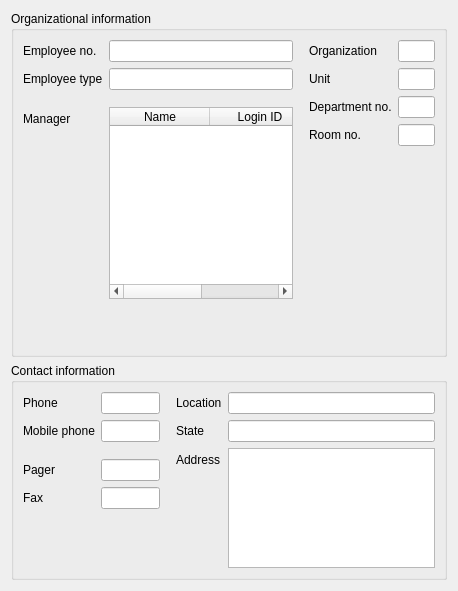
<?xml version="1.0" encoding="UTF-8"?>
<ui version="4.0">
 <class>Organizational</class>
 <widget class="QWidget" name="Organizational">
  <property name="geometry">
   <rect>
    <x>0</x>
    <y>0</y>
    <width>458</width>
    <height>428</height>
   </rect>
  </property>
  <property name="windowTitle">
   <string>Organizational</string>
  </property>
  <property name="windowIcon">
   <iconset>
    <normaloff>:/images/orga.png</normaloff>:/images/orga.png</iconset>
  </property>
  <layout class="QGridLayout" name="gridLayout_3">
   <item row="1" column="0">
    <widget class="QGroupBox" name="groupBox">
     <property name="sizePolicy">
      <sizepolicy hsizetype="Preferred" vsizetype="MinimumExpanding">
       <horstretch>0</horstretch>
       <verstretch>0</verstretch>
      </sizepolicy>
     </property>
     <property name="title">
      <string>Contact information</string>
     </property>
     <layout class="QGridLayout" name="gridLayout">
      <item row="0" column="0">
       <layout class="QFormLayout" name="formLayout">
        <property name="labelAlignment">
         <set>Qt::AlignLeading|Qt::AlignLeft|Qt::AlignTop</set>
        </property>
        <item row="0" column="0">
         <widget class="QLabel" name="telephoneNumberLabel">
          <property name="text">
           <string>Phone</string>
          </property>
          <property name="buddy">
           <cstring>telephoneNumberEdit</cstring>
          </property>
         </widget>
        </item>
        <item row="0" column="1">
         <widget class="QLineEdit" name="telephoneNumberEdit"/>
        </item>
        <item row="1" column="0">
         <widget class="QLabel" name="mobileLabel">
          <property name="text">
           <string>Mobile phone</string>
          </property>
          <property name="buddy">
           <cstring>mobileEdit</cstring>
          </property>
         </widget>
        </item>
        <item row="1" column="1">
         <widget class="QLineEdit" name="mobileEdit"/>
        </item>
        <item row="2" column="1">
         <spacer name="verticalSpacer">
          <property name="orientation">
           <enum>Qt::Vertical</enum>
          </property>
          <property name="sizeType">
           <enum>QSizePolicy::Minimum</enum>
          </property>
          <property name="sizeHint" stdset="0">
           <size>
            <width>20</width>
            <height>5</height>
           </size>
          </property>
         </spacer>
        </item>
        <item row="3" column="0">
         <widget class="QLabel" name="pagerLabel">
          <property name="text">
           <string>Pager</string>
          </property>
          <property name="buddy">
           <cstring>pagerEdit</cstring>
          </property>
         </widget>
        </item>
        <item row="3" column="1">
         <widget class="QLineEdit" name="pagerEdit"/>
        </item>
        <item row="4" column="0">
         <widget class="QLabel" name="label_3">
          <property name="text">
           <string>Fax</string>
          </property>
          <property name="buddy">
           <cstring>facsimileTelephoneNumberEdit</cstring>
          </property>
         </widget>
        </item>
        <item row="4" column="1">
         <widget class="QLineEdit" name="facsimileTelephoneNumberEdit"/>
        </item>
        <item row="5" column="0">
         <spacer name="verticalSpacer_3">
          <property name="orientation">
           <enum>Qt::Vertical</enum>
          </property>
          <property name="sizeHint" stdset="0">
           <size>
            <width>20</width>
            <height>40</height>
           </size>
          </property>
         </spacer>
        </item>
       </layout>
      </item>
      <item row="0" column="1">
       <spacer name="horizontalSpacer_5">
        <property name="orientation">
         <enum>Qt::Horizontal</enum>
        </property>
        <property name="sizeType">
         <enum>QSizePolicy::Fixed</enum>
        </property>
        <property name="sizeHint" stdset="0">
         <size>
          <width>10</width>
          <height>20</height>
         </size>
        </property>
       </spacer>
      </item>
      <item row="0" column="2">
       <layout class="QFormLayout" name="formLayout_2">
        <property name="labelAlignment">
         <set>Qt::AlignLeading|Qt::AlignLeft|Qt::AlignTop</set>
        </property>
        <item row="0" column="0">
         <widget class="QLabel" name="lLabel">
          <property name="text">
           <string>Location</string>
          </property>
          <property name="buddy">
           <cstring>lEdit</cstring>
          </property>
         </widget>
        </item>
        <item row="0" column="1">
         <widget class="QLineEdit" name="lEdit"/>
        </item>
        <item row="1" column="0">
         <widget class="QLabel" name="stLabel">
          <property name="text">
           <string>State</string>
          </property>
          <property name="buddy">
           <cstring>stEdit</cstring>
          </property>
         </widget>
        </item>
        <item row="1" column="1">
         <widget class="QLineEdit" name="stEdit"/>
        </item>
        <item row="2" column="0">
         <widget class="QLabel" name="postalAddressLabel">
          <property name="text">
           <string>Address</string>
          </property>
          <property name="buddy">
           <cstring>postalAddressEdit</cstring>
          </property>
         </widget>
        </item>
        <item row="2" column="1">
         <widget class="QPlainTextEdit" name="postalAddressEdit">
          <property name="minimumSize">
           <size>
            <width>0</width>
            <height>60</height>
           </size>
          </property>
          <property name="maximumSize">
           <size>
            <width>16777215</width>
            <height>120</height>
           </size>
          </property>
         </widget>
        </item>
       </layout>
      </item>
     </layout>
    </widget>
   </item>
   <item row="0" column="0">
    <widget class="QGroupBox" name="groupBox_2">
     <property name="sizePolicy">
      <sizepolicy hsizetype="Preferred" vsizetype="MinimumExpanding">
       <horstretch>0</horstretch>
       <verstretch>0</verstretch>
      </sizepolicy>
     </property>
     <property name="title">
      <string>Organizational information</string>
     </property>
     <layout class="QGridLayout" name="gridLayout_2">
      <item row="0" column="0">
       <layout class="QFormLayout" name="formLayout_3">
        <property name="labelAlignment">
         <set>Qt::AlignLeading|Qt::AlignLeft|Qt::AlignTop</set>
        </property>
        <item row="0" column="0">
         <widget class="QLabel" name="employeeNumberLabel">
          <property name="text">
           <string>Employee no.</string>
          </property>
          <property name="buddy">
           <cstring>employeeNumberEdit</cstring>
          </property>
         </widget>
        </item>
        <item row="0" column="1">
         <widget class="QLineEdit" name="employeeNumberEdit"/>
        </item>
        <item row="1" column="0">
         <widget class="QLabel" name="employeeTypeLabel">
          <property name="text">
           <string>Employee type</string>
          </property>
          <property name="buddy">
           <cstring>employeeTypeEdit</cstring>
          </property>
         </widget>
        </item>
        <item row="1" column="1">
         <widget class="QLineEdit" name="employeeTypeEdit">
          <property name="text">
           <string/>
          </property>
         </widget>
        </item>
        <item row="2" column="1">
         <spacer name="verticalSpacer_2">
          <property name="orientation">
           <enum>Qt::Vertical</enum>
          </property>
          <property name="sizeType">
           <enum>QSizePolicy::Minimum</enum>
          </property>
          <property name="sizeHint" stdset="0">
           <size>
            <width>20</width>
            <height>5</height>
           </size>
          </property>
         </spacer>
        </item>
        <item row="3" column="0">
         <widget class="QLabel" name="managerLabel">
          <property name="text">
           <string>Manager</string>
          </property>
          <property name="buddy">
           <cstring>managerEdit</cstring>
          </property>
         </widget>
        </item>
        <item row="3" column="1">
         <widget class="QTableWidget" name="managerEdit">
          <property name="editTitle" stdset="0">
           <string>Choose a manager</string>
          </property>
          <column>
           <property name="text">
            <string comment="cn">Name</string>
           </property>
          </column>
          <column>
           <property name="text">
            <string comment="uid">Login ID</string>
           </property>
          </column>
         </widget>
        </item>
        <item row="4" column="0">
         <spacer name="verticalSpacer_4">
          <property name="orientation">
           <enum>Qt::Vertical</enum>
          </property>
          <property name="sizeHint" stdset="0">
           <size>
            <width>20</width>
            <height>40</height>
           </size>
          </property>
         </spacer>
        </item>
       </layout>
      </item>
      <item row="0" column="1">
       <spacer name="horizontalSpacer_6">
        <property name="orientation">
         <enum>Qt::Horizontal</enum>
        </property>
        <property name="sizeType">
         <enum>QSizePolicy::Fixed</enum>
        </property>
        <property name="sizeHint" stdset="0">
         <size>
          <width>10</width>
          <height>20</height>
         </size>
        </property>
       </spacer>
      </item>
      <item row="0" column="2">
       <layout class="QFormLayout" name="formLayout_4">
        <property name="labelAlignment">
         <set>Qt::AlignLeading|Qt::AlignLeft|Qt::AlignTop</set>
        </property>
        <item row="0" column="0">
         <widget class="QLabel" name="oLabel">
          <property name="text">
           <string>Organization</string>
          </property>
          <property name="buddy">
           <cstring>oEdit</cstring>
          </property>
         </widget>
        </item>
        <item row="0" column="1">
         <widget class="QLineEdit" name="oEdit"/>
        </item>
        <item row="1" column="0">
         <widget class="QLabel" name="ouLabel">
          <property name="text">
           <string>Unit</string>
          </property>
          <property name="buddy">
           <cstring>ouEdit</cstring>
          </property>
         </widget>
        </item>
        <item row="1" column="1">
         <widget class="QLineEdit" name="ouEdit"/>
        </item>
        <item row="2" column="0">
         <widget class="QLabel" name="departmentNumberLabel">
          <property name="text">
           <string>Department no.</string>
          </property>
          <property name="buddy">
           <cstring>departmentNumberEdit</cstring>
          </property>
         </widget>
        </item>
        <item row="2" column="1">
         <widget class="QLineEdit" name="departmentNumberEdit"/>
        </item>
        <item row="3" column="0">
         <widget class="QLabel" name="roomNumberLabel">
          <property name="text">
           <string>Room no.</string>
          </property>
          <property name="buddy">
           <cstring>roomNumberEdit</cstring>
          </property>
         </widget>
        </item>
        <item row="3" column="1">
         <widget class="QLineEdit" name="roomNumberEdit"/>
        </item>
       </layout>
      </item>
     </layout>
    </widget>
   </item>
   <item row="2" column="0">
    <spacer name="verticalSpacer_5">
     <property name="orientation">
      <enum>Qt::Vertical</enum>
     </property>
     <property name="sizeHint" stdset="0">
      <size>
       <width>20</width>
       <height>40</height>
      </size>
     </property>
    </spacer>
   </item>
  </layout>
 </widget>
 <tabstops>
  <tabstop>employeeNumberEdit</tabstop>
  <tabstop>employeeTypeEdit</tabstop>
  <tabstop>managerEdit</tabstop>
  <tabstop>oEdit</tabstop>
  <tabstop>ouEdit</tabstop>
  <tabstop>departmentNumberEdit</tabstop>
  <tabstop>roomNumberEdit</tabstop>
  <tabstop>telephoneNumberEdit</tabstop>
  <tabstop>mobileEdit</tabstop>
  <tabstop>pagerEdit</tabstop>
  <tabstop>facsimileTelephoneNumberEdit</tabstop>
  <tabstop>lEdit</tabstop>
  <tabstop>stEdit</tabstop>
  <tabstop>postalAddressEdit</tabstop>
 </tabstops>
 <resources>
  <include location="resources/user.qrc"/>
 </resources>
 <connections>
  <connection>
   <sender>telephoneNumberEdit</sender>
   <signal>textChanged(QString)</signal>
   <receiver>Organizational</receiver>
   <slot>property_telephoneNumber()</slot>
   <hints>
    <hint type="sourcelabel">
     <x>20</x>
     <y>20</y>
    </hint>
    <hint type="destinationlabel">
     <x>20</x>
     <y>20</y>
    </hint>
   </hints>
  </connection>
  <connection>
   <sender>lEdit</sender>
   <signal>textChanged(QString)</signal>
   <receiver>Organizational</receiver>
   <slot>property_l()</slot>
   <hints>
    <hint type="sourcelabel">
     <x>20</x>
     <y>20</y>
    </hint>
    <hint type="destinationlabel">
     <x>20</x>
     <y>20</y>
    </hint>
   </hints>
  </connection>
  <connection>
   <sender>stEdit</sender>
   <signal>textChanged(QString)</signal>
   <receiver>Organizational</receiver>
   <slot>property_st()</slot>
   <hints>
    <hint type="sourcelabel">
     <x>20</x>
     <y>20</y>
    </hint>
    <hint type="destinationlabel">
     <x>20</x>
     <y>20</y>
    </hint>
   </hints>
  </connection>
  <connection>
   <sender>ouEdit</sender>
   <signal>textChanged(QString)</signal>
   <receiver>Organizational</receiver>
   <slot>property_ou()</slot>
   <hints>
    <hint type="sourcelabel">
     <x>20</x>
     <y>20</y>
    </hint>
    <hint type="destinationlabel">
     <x>20</x>
     <y>20</y>
    </hint>
   </hints>
  </connection>
  <connection>
   <sender>employeeTypeEdit</sender>
   <signal>textChanged(QString)</signal>
   <receiver>Organizational</receiver>
   <slot>property_employeeType()</slot>
   <hints>
    <hint type="sourcelabel">
     <x>20</x>
     <y>20</y>
    </hint>
    <hint type="destinationlabel">
     <x>20</x>
     <y>20</y>
    </hint>
   </hints>
  </connection>
  <connection>
   <sender>departmentNumberEdit</sender>
   <signal>textChanged(QString)</signal>
   <receiver>Organizational</receiver>
   <slot>property_departmentNumber()</slot>
   <hints>
    <hint type="sourcelabel">
     <x>20</x>
     <y>20</y>
    </hint>
    <hint type="destinationlabel">
     <x>20</x>
     <y>20</y>
    </hint>
   </hints>
  </connection>
  <connection>
   <sender>employeeNumberEdit</sender>
   <signal>textChanged(QString)</signal>
   <receiver>Organizational</receiver>
   <slot>property_employeeNumber()</slot>
   <hints>
    <hint type="sourcelabel">
     <x>20</x>
     <y>20</y>
    </hint>
    <hint type="destinationlabel">
     <x>20</x>
     <y>20</y>
    </hint>
   </hints>
  </connection>
  <connection>
   <sender>pagerEdit</sender>
   <signal>textChanged(QString)</signal>
   <receiver>Organizational</receiver>
   <slot>property_pager()</slot>
   <hints>
    <hint type="sourcelabel">
     <x>20</x>
     <y>20</y>
    </hint>
    <hint type="destinationlabel">
     <x>20</x>
     <y>20</y>
    </hint>
   </hints>
  </connection>
  <connection>
   <sender>mobileEdit</sender>
   <signal>textChanged(QString)</signal>
   <receiver>Organizational</receiver>
   <slot>property_mobile()</slot>
   <hints>
    <hint type="sourcelabel">
     <x>20</x>
     <y>20</y>
    </hint>
    <hint type="destinationlabel">
     <x>20</x>
     <y>20</y>
    </hint>
   </hints>
  </connection>
  <connection>
   <sender>roomNumberEdit</sender>
   <signal>textChanged(QString)</signal>
   <receiver>Organizational</receiver>
   <slot>property_roomNumber()</slot>
   <hints>
    <hint type="sourcelabel">
     <x>20</x>
     <y>20</y>
    </hint>
    <hint type="destinationlabel">
     <x>20</x>
     <y>20</y>
    </hint>
   </hints>
  </connection>
  <connection>
   <sender>oEdit</sender>
   <signal>textChanged(QString)</signal>
   <receiver>Organizational</receiver>
   <slot>property_o()</slot>
   <hints>
    <hint type="sourcelabel">
     <x>20</x>
     <y>20</y>
    </hint>
    <hint type="destinationlabel">
     <x>20</x>
     <y>20</y>
    </hint>
   </hints>
  </connection>
  <connection>
   <sender>facsimileTelephoneNumberEdit</sender>
   <signal>textChanged(QString)</signal>
   <receiver>Organizational</receiver>
   <slot>property_facsimileTelephoneNumber()</slot>
   <hints>
    <hint type="sourcelabel">
     <x>20</x>
     <y>20</y>
    </hint>
    <hint type="destinationlabel">
     <x>20</x>
     <y>20</y>
    </hint>
   </hints>
  </connection>
  <connection>
   <sender>managerEdit</sender>
   <signal>textChanged(QString)</signal>
   <receiver>Organizational</receiver>
   <slot>property_manager()</slot>
   <hints>
    <hint type="sourcelabel">
     <x>20</x>
     <y>20</y>
    </hint>
    <hint type="destinationlabel">
     <x>20</x>
     <y>20</y>
    </hint>
   </hints>
  </connection>
 </connections>
</ui>
